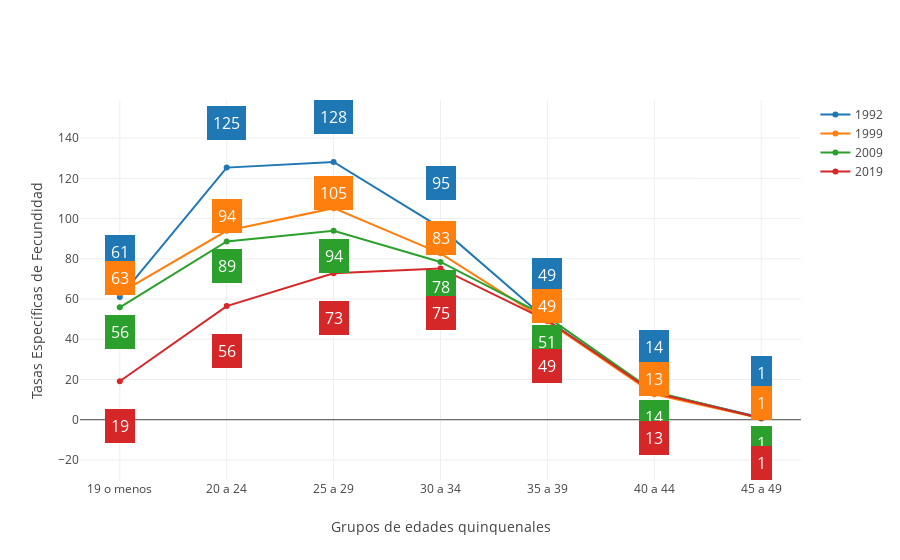

The notebook cell saved with this chart:
### Markdown cell above
La tasa específica de fecundidad refiere al número de nacimientos que ocurren durante un determinado año o periodo de
referencia por cada mil mujeres en edad reproductiva (15 a 49 años de edad) clasificada en grupos de edad simple o
quinquenales.

Esta tasa sirve como medida de la frecuencia relativa de las personas nacidas vivas tenidas por mujeres de diferentes
 edades durante sus años reproductivos. También es un cómputo intermedio para calcular la tasa global de fecundidad.
 La tasa global de fecundidad es el número de personas que nacerían por mujer o por mil mujeres, si ella o ellas
 tuvieran sus hijos o hijas en todos sus años reproductivos.

Es un indicador que no se ve afectado por la composición de la población por edad y sexo y proporciona una medida
fácil de comprender de la fecundidad hipotética completa.

### Code cell
fig = go.Figure()

for a in range(len(anios)):
    y = df_tef.loc[df_tef['anio']==anios[a], 'tef_mil']
    x = df_tef.loc[df_tef['anio']==anios[a], 'gr']

    print(y)
    print(x)
    orden_ = df_tef.loc[df_tef['anio']==anios[a], 'orden_edad'].unique()[0]

    fig.add_trace(go.Scatter(
        x = x,
        y = y,
        name = str(anios[a]),
        # marker=dict(color=color),
        mode='lines+markers',
        legendrank=orden_
    )
    )

    for g in grupos:
        fig.add_annotation(
            x = df_tef.loc[(df_tef['anio']==anios[a]) & (df_tef.gr==g), 'gr'].to_list()[0],
            y = df_tef.loc[(df_tef['anio']==anios[a]) & (df_tef.gr==g), 'tef_mil'].to_list()[0],
            yshift = shift[a],
            text = str(round(df_tef.loc[(df_tef['anio']==anios[a]) & (df_tef.gr==g), 'tef_mil'].to_list()[0])),
            showarrow=False,
            bordercolor=colores[a],
            borderwidth=2,
            borderpad=4,
            bgcolor=colores[a],
            font= dict(
                size=16,
                color='white',

            )
    )
    # for i in df_tef.gr.to_list():
    #     fig.add_annotation( x=i,
    #                         y=y.to_list()[0],
    #                         text = str(round(y.to_list()[0], 1)),
    #                         font= dict(
    #                             size=16,
    #                             color='white',
    #                         ),
    #                         showarrow=False,
    #                         # yshift=20,
    #                         bordercolor=colores[a],
    #                         borderwidth=2,
    #                         borderpad=4,
    #                         bgcolor=colores[a]
    #                         )


fig.update_layout(template='none')
fig.update_yaxes(title='Tasas Específicas de Fecundidad')
fig.update_xaxes(title='Grupos de edades quinquenales', dtick='M12',  ticklabelmode='period')
fig.write_image('resultados/img/02_tef.jpeg')
fig.show()

### Figure 1 — Plotly figure (JSON) as saved in the notebook; plotly's stock layout.template omitted (floating-point values rounded to 4 significant figures)
{"data": [{"legendrank": 1, "mode": "lines+markers", "name": "1992", "x": ["19 o menos", "20 a 24", "25 a 29", "30 a 34", "35 a 39", "40 a 44", "45 a 49"], "y": [60.96, 125.3, 128.1, 95.48, 49.42, 13.6, 1.077], "type": "scatter"}, {"legendrank": 1, "mode": "lines+markers", "name": "1999", "x": ["19 o menos", "20 a 24", "25 a 29", "30 a 34", "35 a 39", "40 a 44", "45 a 49"], "y": [62.95, 93.93, 105.2, 82.74, 48.9, 12.65, 0.66], "type": "scatter"}, {"legendrank": 1, "mode": "lines+markers", "name": "2009", "x": ["19 o menos", "20 a 24", "25 a 29", "30 a 34", "35 a 39", "40 a 44", "45 a 49"], "y": [55.87, 88.65, 93.94, 78.43, 51.16, 13.9, 0.7615], "type": "scatter"}, {"legendrank": 1, "mode": "lines+markers", "name": "2019", "x": ["19 o menos", "20 a 24", "25 a 29", "30 a 34", "35 a 39", "40 a 44", "45 a 49"], "y": [19.14, 56.48, 72.82, 75.21, 49.32, 13.32, 0.8607], "type": "scatter"}], "layout": {"annotations": [{"bgcolor": "#1F77B4", "bordercolor": "#1F77B4", "borderpad": 4, "borderwidth": 2, "font": {"color": "white", "size": 16}, "showarrow": false, "text": "61", "x": "19 o menos", "y": 60.96, "yshift": 45}, {"bgcolor": "#1F77B4", "bordercolor": "#1F77B4", "borderpad": 4, "borderwidth": 2, "font": {"color": "white", "size": 16}, "showarrow": false, "text": "125", "x": "20 a 24", "y": 125.3, "yshift": 45}, {"bgcolor": "#1F77B4", "bordercolor": "#1F77B4", "borderpad": 4, "borderwidth": 2, "font": {"color": "white", "size": 16}, "showarrow": false, "text": "128", "x": "25 a 29", "y": 128.1, "yshift": 45}, {"bgcolor": "#1F77B4", "bordercolor": "#1F77B4", "borderpad": 4, "borderwidth": 2, "font": {"color": "white", "size": 16}, "showarrow": false, "text": "95", "x": "30 a 34", "y": 95.48, "yshift": 45}, {"bgcolor": "#1F77B4", "bordercolor": "#1F77B4", "borderpad": 4, "borderwidth": 2, "font": {"color": "white", "size": 16}, "showarrow": false, "text": "49", "x": "35 a 39", "y": 49.42, "yshift": 45}, {"bgcolor": "#1F77B4", "bordercolor": "#1F77B4", "borderpad": 4, "borderwidth": 2, "font": {"color": "white", "size": 16}, "showarrow": false, "text": "14", "x": "40 a 44", "y": 13.6, "yshift": 45}, {"bgcolor": "#1F77B4", "bordercolor": "#1F77B4", "borderpad": 4, "borderwidth": 2, "font": {"color": "white", "size": 16}, "showarrow": false, "text": "1", "x": "45 a 49", "y": 1.077, "yshift": 45}, {"bgcolor": "#FF7F0E", "bordercolor": "#FF7F0E", "borderpad": 4, "borderwidth": 2, "font": {"color": "white", "size": 16}, "showarrow": false, "text": "63", "x": "19 o menos", "y": 62.95, "yshift": 15}, {"bgcolor": "#FF7F0E", "bordercolor": "#FF7F0E", "borderpad": 4, "borderwidth": 2, "font": {"color": "white", "size": 16}, "showarrow": false, "text": "94", "x": "20 a 24", "y": 93.93, "yshift": 15}, {"bgcolor": "#FF7F0E", "bordercolor": "#FF7F0E", "borderpad": 4, "borderwidth": 2, "font": {"color": "white", "size": 16}, "showarrow": false, "text": "105", "x": "25 a 29", "y": 105.2, "yshift": 15}, {"bgcolor": "#FF7F0E", "bordercolor": "#FF7F0E", "borderpad": 4, "borderwidth": 2, "font": {"color": "white", "size": 16}, "showarrow": false, "text": "83", "x": "30 a 34", "y": 82.74, "yshift": 15}, {"bgcolor": "#FF7F0E", "bordercolor": "#FF7F0E", "borderpad": 4, "borderwidth": 2, "font": {"color": "white", "size": 16}, "showarrow": false, "text": "49", "x": "35 a 39", "y": 48.9, "yshift": 15}, {"bgcolor": "#FF7F0E", "bordercolor": "#FF7F0E", "borderpad": 4, "borderwidth": 2, "font": {"color": "white", "size": 16}, "showarrow": false, "text": "13", "x": "40 a 44", "y": 12.65, "yshift": 15}, {"bgcolor": "#FF7F0E", "bordercolor": "#FF7F0E", "borderpad": 4, "borderwidth": 2, "font": {"color": "white", "size": 16}, "showarrow": false, "text": "1", "x": "45 a 49", "y": 0.66, "yshift": 15}, {"bgcolor": "#2CA02C", "bordercolor": "#2CA02C", "borderpad": 4, "borderwidth": 2, "font": {"color": "white", "size": 16}, "showarrow": false, "text": "56", "x": "19 o menos", "y": 55.87, "yshift": -25}, {"bgcolor": "#2CA02C", "bordercolor": "#2CA02C", "borderpad": 4, "borderwidth": 2, "font": {"color": "white", "size": 16}, "showarrow": false, "text": "89", "x": "20 a 24", "y": 88.65, "yshift": -25}, {"bgcolor": "#2CA02C", "bordercolor": "#2CA02C", "borderpad": 4, "borderwidth": 2, "font": {"color": "white", "size": 16}, "showarrow": false, "text": "94", "x": "25 a 29", "y": 93.94, "yshift": -25}, {"bgcolor": "#2CA02C", "bordercolor": "#2CA02C", "borderpad": 4, "borderwidth": 2, "font": {"color": "white", "size": 16}, "showarrow": false, "text": "78", "x": "30 a 34", "y": 78.43, "yshift": -25}, {"bgcolor": "#2CA02C", "bordercolor": "#2CA02C", "borderpad": 4, "borderwidth": 2, "font": {"color": "white", "size": 16}, "showarrow": false, "text": "51", "x": "35 a 39", "y": 51.16, "yshift": -25}, {"bgcolor": "#2CA02C", "bordercolor": "#2CA02C", "borderpad": 4, "borderwidth": 2, "font": {"color": "white", "size": 16}, "showarrow": false, "text": "14", "x": "40 a 44", "y": 13.9, "yshift": -25}, {"bgcolor": "#2CA02C", "bordercolor": "#2CA02C", "borderpad": 4, "borderwidth": 2, "font": {"color": "white", "size": 16}, "showarrow": false, "text": "1", "x": "45 a 49", "y": 0.7615, "yshift": -25}, {"bgcolor": "#D62728", "bordercolor": "#D62728", "borderpad": 4, "borderwidth": 2, "font": {"color": "white", "size": 16}, "showarrow": false, "text": "19", "x": "19 o menos", "y": 19.14, "yshift": -45}, {"bgcolor": "#D62728", "bordercolor": "#D62728", "borderpad": 4, "borderwidth": 2, "font": {"color": "white", "size": 16}, "showarrow": false, "text": "56", "x": "20 a 24", "y": 56.48, "yshift": -45}, {"bgcolor": "#D62728", "bordercolor": "#D62728", "borderpad": 4, "borderwidth": 2, "font": {"color": "white", "size": 16}, "showarrow": false, "text": "73", "x": "25 a 29", "y": 72.82, "yshift": -45}, {"bgcolor": "#D62728", "bordercolor": "#D62728", "borderpad": 4, "borderwidth": 2, "font": {"color": "white", "size": 16}, "showarrow": false, "text": "75", "x": "30 a 34", "y": 75.21, "yshift": -45}, {"bgcolor": "#D62728", "bordercolor": "#D62728", "borderpad": 4, "borderwidth": 2, "font": {"color": "white", "size": 16}, "showarrow": false, "text": "49", "x": "35 a 39", "y": 49.32, "yshift": -45}, {"bgcolor": "#D62728", "bordercolor": "#D62728", "borderpad": 4, "borderwidth": 2, "font": {"color": "white", "size": 16}, "showarrow": false, "text": "13", "x": "40 a 44", "y": 13.32, "yshift": -45}, {"bgcolor": "#D62728", "bordercolor": "#D62728", "borderpad": 4, "borderwidth": 2, "font": {"color": "white", "size": 16}, "showarrow": false, "text": "1", "x": "45 a 49", "y": 0.8607, "yshift": -45}], "yaxis": {"title": {"text": "Tasas Específicas de Fecundidad"}}, "xaxis": {"title": {"text": "Grupos de edades quinquenales"}, "dtick": "M12", "ticklabelmode": "period"}}}
